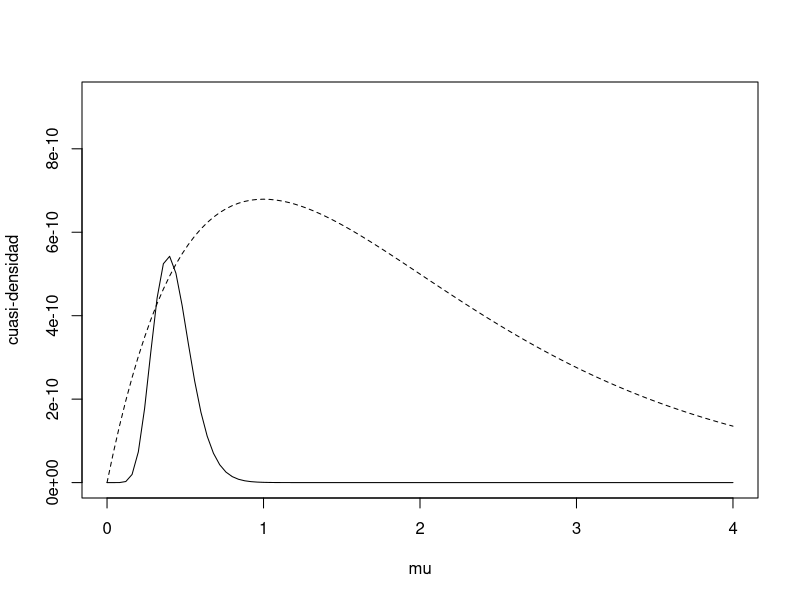
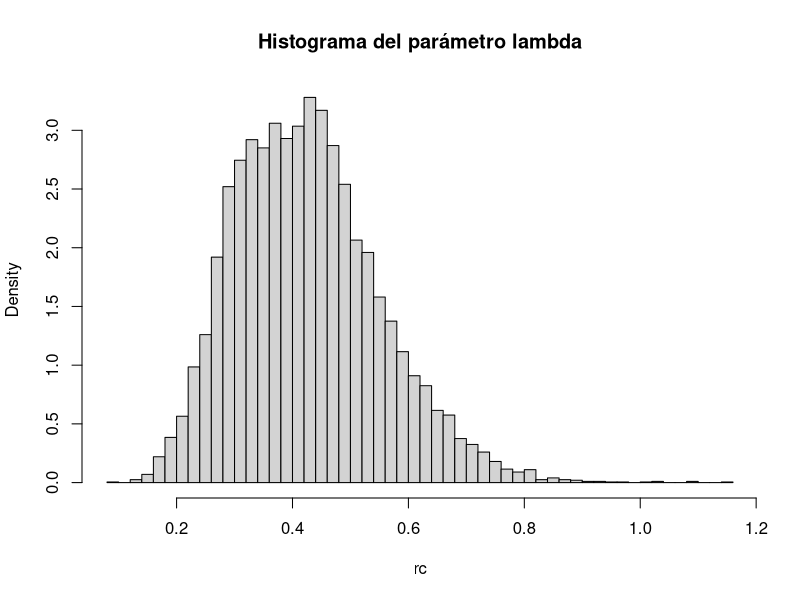

Write the R code that produced these figures, in order.
## ---- chunk 1
muestra <- c(2.72, 1.93, 1.76, 0.49, 6.12, 0.43, 4.01, 1.71, 2.01, 5.96)
## ---- chunk 2
lik <- Vectorize(function(lambda) prod(dexp(muestra, rate = lambda)))
## ---- chunk 3
# Se maximiza la función
emv <- optimize(lik , int = range(muestra), maximum = TRUE)

# Se extrae la constante c
c <- emv$objective
## ---- chunk 4
f.cuasi <- function(lambda) lik(lambda) * dgamma(lambda, shape = 2, scale = 1)
curve(c * dgamma(x, shape = 2, scale = 1), xlim = c(0, 4), ylim = c(0, c/2), lty = 2,
xlab = "mu", ylab = "cuasi-densidad")
curve(f.cuasi, add = TRUE)
## ---- chunk 5
# Cantidad de simulaciones
nsim <- 10 ^ 4

# Muestras correspondientes
U <- runif(nsim)
rc <- rgamma(nsim, shape = 2, scale = 1)

# Núumero de generaciones inicial
ngen <- length(rc)

# Verosimilitud de la muestra de gamma
Ver <- lik(rc)

# Ciclo para realizar las simulaciones requieridas
for (i in 1:nsim) {
  
  # Ciclo para el algoritmo de aceptación-rechazo
  while ((U[i] * c) > (Ver[i])) {
    U[i] <- runif(1)
    rc[i] <- rgamma(1, shape = 2, scale = 1)
    Ver[i] <- lik(rc[i])
    ngen <- ngen + 1
  }
}
## ---- chunk 6
cat("Lambda estimado = ", mean(rc))
## ---- chunk 7
hist(rc, freq = FALSE, main = "Histograma del parámetro lambda", breaks="FD")
## ---- chunk 8
{cat("Número de generaciones = ", ngen)
cat("\nNúmero medio de generaciones = ", ngen/nsim)
cat("\nProporción de rechazos = ", 1 - (nsim/ngen), "\n")}
## ---- chunk 9
quantile(rc, c(0.005, 0.995))
